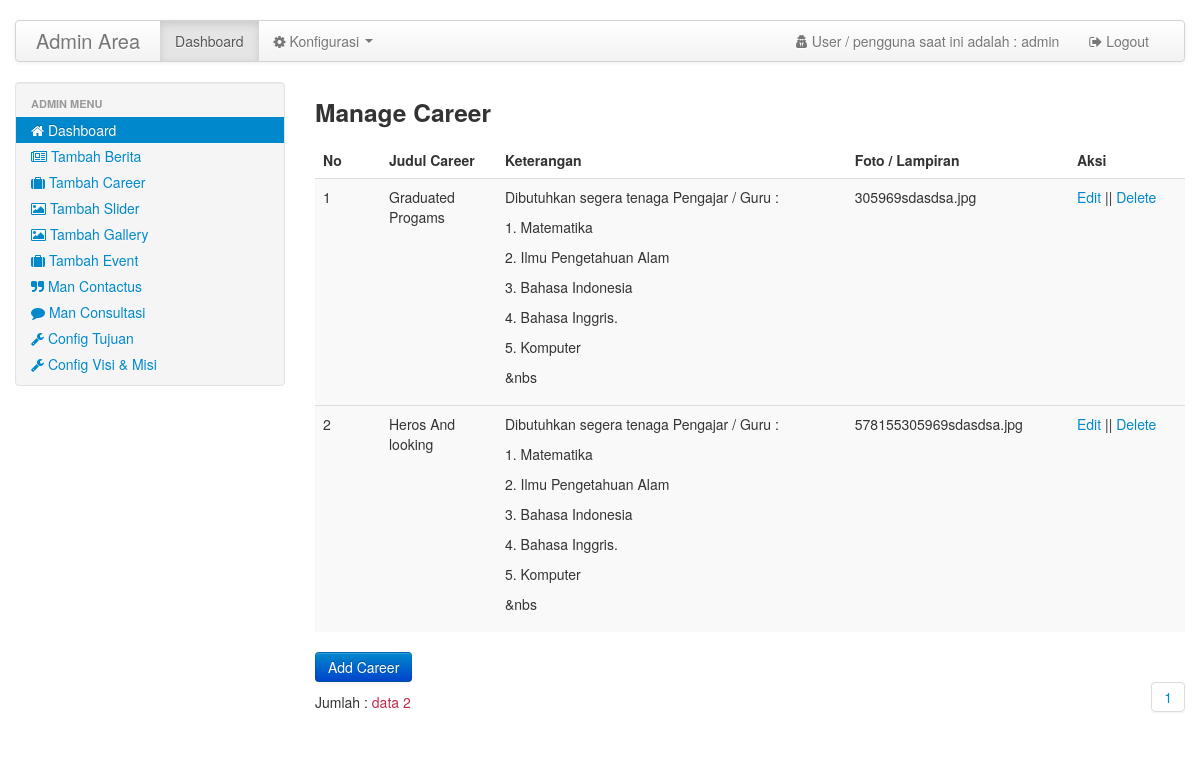
Page /adm_alrahma/homeadmin.php?pg=career (signed in) on the committed database.
### tables this page shows
CREATE TABLE IF NOT EXISTS `tujuan` (
`id_tujuan` int(10) NOT NULL,
  `ket_tujuan` text NOT NULL
);

CREATE TABLE IF NOT EXISTS `visimisi` (
`id_visimisi` int(100) NOT NULL,
  `ket_visimisi` text NOT NULL
);

CREATE TABLE IF NOT EXISTS `career` (
`id_career` int(100) NOT NULL,
  `judul_career` varchar(100) NOT NULL,
  `ket_career` text NOT NULL,
  `foto` text NOT NULL,
  `tgl_posting` date NOT NULL
);

### config/config.php (called while the page is built, shortened)
<?php
$base_url 	="http://localhost/Alrahma/";
?>

### adm_alrahma/pages/career.php (the view, shortened to what this page needs)
<div>
  <h3>Manage Career</h3>
</div>
<div>
  <table width="100%" border="0" cellspacing="0" cellpadding="0" class="table table-striped">
    <thead>
      <tr>
        <th>No</th>
        <th>Judul Career</th>
        <th>Keterangan</th>
        <th>Foto / Lampiran</th>
        <th>Aksi</th>
      </tr>
    </thead>
    <?php
    include "../libs/funct/paging.php";
    $p= new Paging_career;
    $batas=5;
    $posisi=$p->cariPosisi($batas);
    $no=1+$posisi;
    $rw=mysqli_query($con,"SELECT * FROM career LIMIT $posisi, $batas");
    while($s=mysqli_fetch_array($rw)) {
    $text = $s['ket_career'];
    $convert_text = substr($text, 0, 200);
    ?>
    <tbody>
    <tr>
      <td width="50"><?php echo $no;?></td>
      <td width="100"><?php echo $s['judul_career']; ?></td>
      <td><?php echo $convert_text;?></td>
      <td><?php echo $s['foto']; ?></td>
      <td width="100">
          <a href="homeadmin.php?pg=editcareer&id=<?php echo $s['id_career'];?>"><i> </i> Edit </a>||
          <a href="proses/proses_career.php?act=deletecareer&id=<?php echo $s['id_career'];?>"><i></i> Delete </a>
      </td>
    </tr>
    <?php $no++; } ?>
  </table>
</div>
<div style="display:inlne-block;">
  <a href="homeadmin.php?pg=addcareer" class="btn btn-primary">Add Career</a>
</div>
<?php
  $tampil2 =mysqli_query($con,"select * from career");
  $jmldata =mysqli_num_rows($tampil2);
  echo " <div class='main-wrapperpagging'>
            <div>Jumlah : <span class='datecolor'>data $jmldata </span></div>
         </div>";
   ?>
  <div class='main-containernav'>
    <div class='inner-nav-link'>
        <div class='pagination'>
            <ul>
            <?php
                $jmlhalaman   = $p->jumlahHalaman($jmldata, $batas);
                $linkHalaman  = $p->navHalaman($_GET['halaman'], $jmlhalaman);
                echo  $linkHalaman;
            ?>
            </ul>
        </div>
    </div>
  </div>

### adm_alrahma/homeadmin.php (shortened to what this page needs)
<?php session_start();
include("../config/config.php");
?>
<!DOCTYPE html>
<html lang="en">
<head>
	<link href="<?php echo $base_url;?>adm_alrahma/css/bootstrap.css" rel="stylesheet">
	<link href="<?php echo $base_url;?>adm_alrahma/css/bootstrap-responsive.min.css" rel="stylesheet">
	<link href="<?php echo $base_url;?>adm_alrahma/css/site.css" rel="stylesheet">
	<link href="css/paging.css" rel="stylesheet">
	<link href="css/bootstrap-datepicker.css" rel="stylesheet">
	<link href="<?php echo $base_url;?>adm_alrahma/js/jquery.dataTables.css" type="text/css" rel="stylesheet">
	<link rel="stylesheet" href="css/font-awesome-4.6.3/css/font-awesome.min.css">
	</head>
<body>
<div class="container">
	<div class="navbar">
		<div class="navbar-inner">
				<a class="brand" href="#">Admin Area</a>
				<div class="nav-collapse">
					<ul class="nav">
						<li class="active">
							<a href="homeadmin.php">Dashboard</a>
						</li>
                        <li class="dropdown">
                        	<a href="" class="dropdown-toggle" data-toggle="dropdown"><i class="fa fa-cog"></i> Konfigurasi <b class="caret"></b></a>
						</li>
					</ul>
					<ul class="nav pull-right">
						<li>
							<a href=""><i class="fa fa-user-secret"></i> User / pengguna saat ini adalah : <?php echo $_SESSION['username']; ?></a>
						</li>
						<li>
							<a href="auth/logout.php"  onclick="return confirm('Anda yakin ingin keluar sistem !!');"><i class="fa fa-sign-out"></i> Logout</a>
						</li>
					</ul>
				</div>
		</div>
	</div>
	<div class="row">
		<div class="span3">
			<div class="well" style="padding: 8px 0;">
				<ul class="nav nav-list">
					<li class="nav-header">Admin Menu</li>
					<li class="active">
						<a href="homeadmin.php?pg=dashboard"><i class="fa fa-home"></i> Dashboard</a>
					</li>
					<li>
					  	<a href="homeadmin.php?pg=news"><i class="fa fa-newspaper-o"></i> Tambah Berita</a>
					</li>
					<li>
					  	<a href="homeadmin.php?pg=career"><i class="fa fa-suitcase"></i> Tambah Career</a>
					</li>
         			<li>
				 	 	<a href="homeadmin.php?pg=slider"><i class="fa fa-picture-o"></i> Tambah Slider</a>
					</li>
					<li>
				 	 	<a href="homeadmin.php?pg=gallery"><i class="fa fa-picture-o"></i> Tambah Gallery</a>
					</li>
					<li>
				 	 	<a href="homeadmin.php?pg=event"><i class="fa fa-suitcase"></i> Tambah Event</a>
					</li>
					 <li>
				 	 	<a href="homeadmin.php?pg=contactus"><i class="fa fa-quote-right"></i> Man Contactus</a>
					</li>
					 <li>
				 	 	<a href="homeadmin.php?pg=mantestimoni"><i class="fa fa-comment"></i> Man Consultasi</a>
					</li>
					<li>
						<?php $rw=mysqli_query($con,"SELECT * FROM tujuan"); while($s=mysqli_fetch_array($rw)) { ?>
						<a href="homeadmin.php?pg=tujuan&id=<?php echo $s['id_tujuan']; ?>"><i class="fa fa-wrench"></i> Config Tujuan</a>
	 	 				<?php } ?>
					</li>
					<li>
						<?php $rw=mysqli_query($con,"SELECT * FROM visimisi"); while($s=mysqli_fetch_array($rw)) { ?>
	 	 				<a href="homeadmin.php?pg=visimisi&id=<?php echo $s['id_visimisi']; ?>"><i class="fa fa-wrench"></i> Config Visi & Misi </a>
	 	 				<?php } ?>
					</li>
				</ul>
			</div>
		</div>
		<div class="span9">
			<?php  include "libs/conf_pageadmn.php";?>
	  	</div>
	</div>
</body>
</html>

### adm_alrahma/css/site.css (style rules this page uses)
body { padding-top:20px; padding-bottom:20px; }
.navbar { position: relative; z-index: 2; margin-bottom: 20px; overflow: visible; color: #777777; }
.navbar-inner { min-height: 40px; padding-right: 20px; padding-left: 20px; background-color: #fafafa; background-image: -moz-linear-gradient(top, #ffffff, #f2f2f2); background-image: -webkit-gradient(linear, 0 0, 0 100%, from(#ffffff), to(#f2f2f2)); background-image: -webkit-linear-gradient(top, #ffffff, #f2f2f2); background-image: -o-linear-gradient(top, #ffffff, #f2f2f2); background-image: linear-gradient(to bottom, #ffffff, #f2f2f2); background-repeat: repeat-x; border: 1px solid #d4d4d4; -webkit-border-radius: 4px; -moz-border-radius: 4px; border-radius: 4px; filter: progid:DXImageTransform.Microsoft.gradient(startColorstr='#ffffffff', endColorstr='#fff2f2f2', GradientType=0); *zoom: 1; -webkit-box-shadow: 0 1px 4px rgba(0, 0, 0, 0.065); -moz-box-shadow: 0 1px 4px rgba(0, 0, 0, 0.065); box-shadow: 0 1px 4px rgba(0, 0, 0, 0.065); }
.navbar-inner:before, .navbar-inner:after { display: table; line-height: 0; content: ""; }
.navbar-inner:after { clear: both; }
.navbar .brand { display: block; float: left; padding: 10px 20px 10px; margin-left: -20px; font-size: 20px; font-weight: 200; color: #777777; text-shadow: 0 1px 0 #ffffff; }

### adm_alrahma/css/paging.css (style rules this page uses)
.main-wrapperpagging { display: inline-block; margin-top: 10px; }
.main-containernav { margin-top: -48px; }
.main-containernav .inner-nav-link { float: right; display: block; }
a { color: #0088cc; text-decoration: none; }
.datecolor { color: #c2294a; }
ul { padding: 0; }
.pagination { height: 36px; margin: 18px 0; }
.pagination ul { display: inline-block; *display: inline; *zoom: 1; margin-left: 0; margin-bottom: 0; -webkit-border-radius: 3px; -moz-border-radius: 3px; border-radius: 3px; -webkit-box-shadow: 0 1px 2px rgba(0, 0, 0, 0.05); -moz-box-shadow: 0 1px 2px rgba(0, 0, 0, 0.05); box-shadow: 0 1px 2px rgba(0, 0, 0, 0.05); }

### rows in the picture
career: judul_career "Graduated Progams", ket_career "Dibutuhkan segera tenaga Pengajar / Guru : 1. Matematika 2. Ilmu Pengetahuan Alam 3. Bahasa Indonesia 4. Bahasa Inggris. 5. Komputer &nbs", foto "305969sdasdsa.jpg"
career: judul_career "Heros And looking", ket_career "Dibutuhkan segera tenaga Pengajar / Guru : 1. Matematika 2. Ilmu Pengetahuan Alam 3. Bahasa Indonesia 4. Bahasa Inggris. 5. Komputer &nbs", foto "578155305969sdasdsa.jpg"

### other values in the picture
$_SESSION['username'] "admin"
$jmldata "2"
